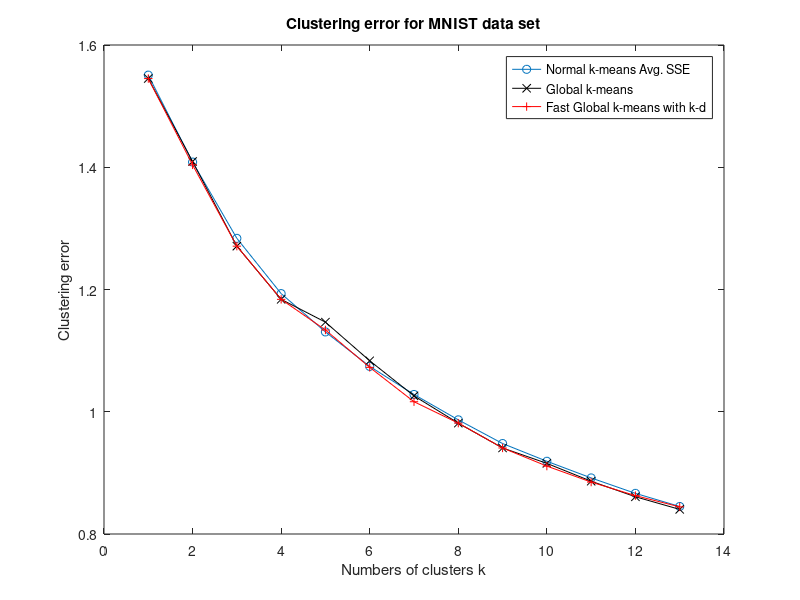
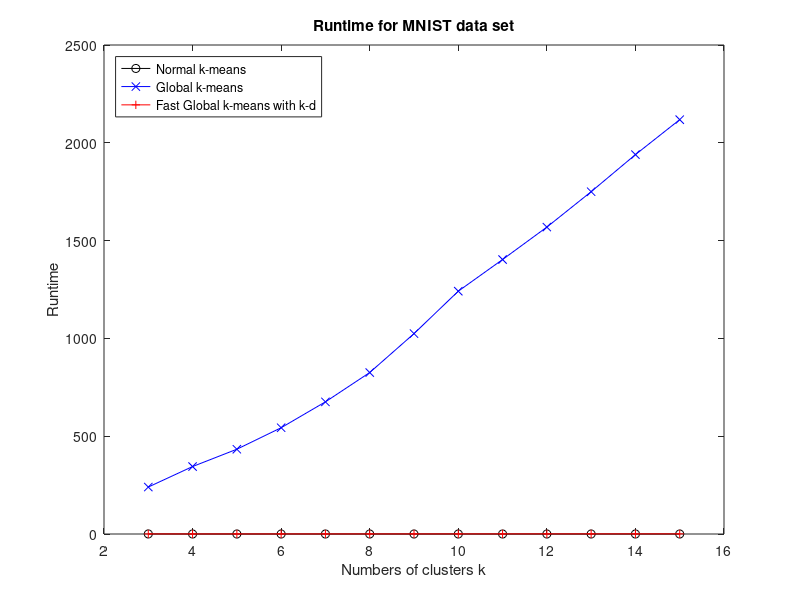
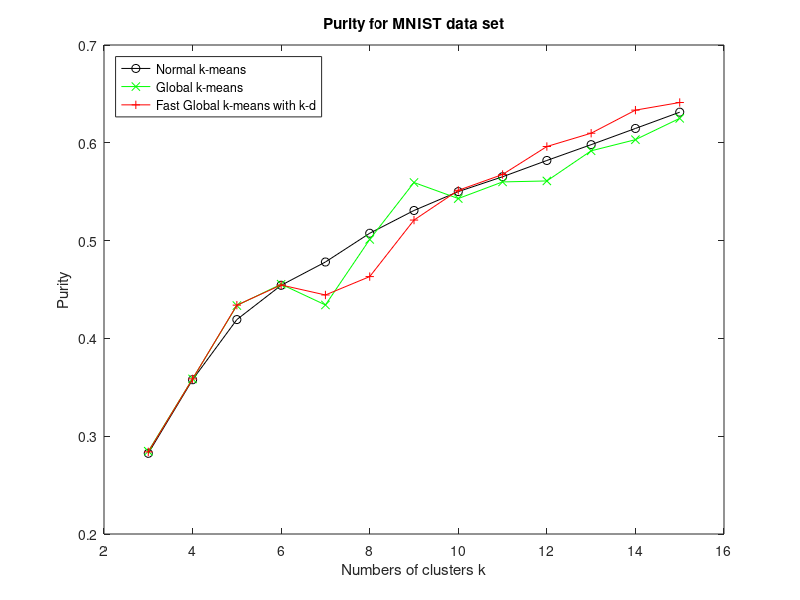
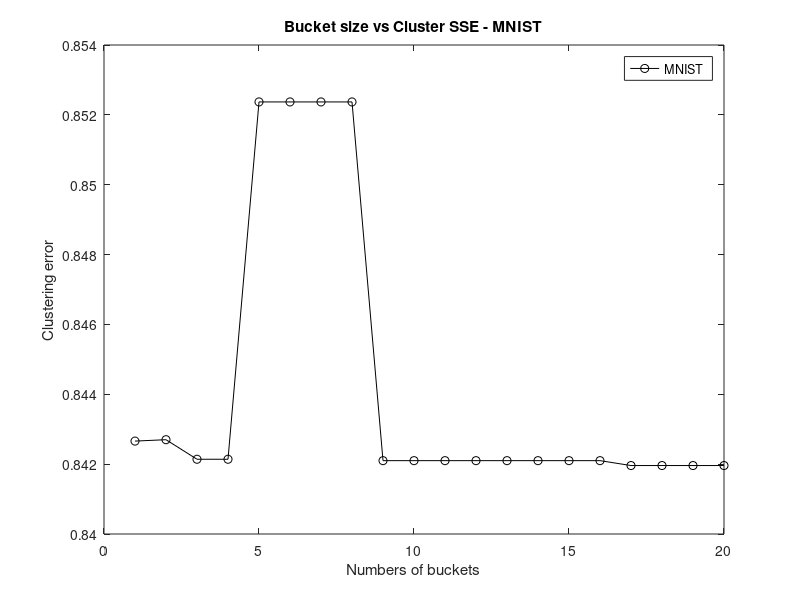

Write the MATLAB code that produced these figures, in order. (Note: this script raises an error after producing the figures.)
X = csvread('MNIST_normal_SSE.dat');
avgsse = csvread('MNIST_normal_avgSSE.dat');
sse = csvread('MNIST_SSE.dat');

for i=1:18
    clf(figure(i))
end

figure(1);
% boxplot(X(:,2),X(:,1))
% hold on
plot(avgsse(:,2), '-o')
hold on
plot(sse(:,3), '-kx')
hold on
plot(sse(:,4), '-r+');

title('Clustering error for MNIST data set');
xlabel(' Numbers of clusters k ') 
ylabel(' Clustering error ') 
legend('Normal k-means Avg. SSE','Global k-means','Fast Global k-means with k-d','Location','northeast')

runtime = csvread('MNIST_runtime.dat');
figure(2);
plot(runtime(:,1),runtime(:,2), '-ko');
hold on
plot(runtime(:,1),runtime(:,3), '-bx');
hold on
plot(runtime(:,1),runtime(:,4), '-r+');
hold on
title('Runtime for MNIST data set');
xlabel(' Numbers of clusters k ') 
ylabel(' Runtime ') 
legend('Normal k-means','Global k-means','Fast Global k-means with k-d','Location','northwest')

purity = csvread('MNIST_Purity.dat');
purity1 = csvread('MNIST_normal_avgPurity.dat');
figure(3);
plot(purity(:,1),purity1(:,2), '-ko');
hold on
plot(purity(:,1),purity(:,3), '-gx');
hold on
plot(purity(:,1),purity(:,4), '-r+');
hold on
title('Purity for MNIST data set');
xlabel(' Numbers of clusters k ') 
ylabel(' Purity ') 
legend('Normal k-means','Global k-means','Fast Global k-means with k-d','Location','northwest')

kdm = csvread('MNIST_KD.dat');
figure(4);
plot(kdm(:,1),kdm(:,2), '-ko')
title('Bucket size vs Cluster SSE - MNIST');
xlabel(' Numbers of buckets ') 
ylabel(' Clustering error ') 
legend('MNIST','Location','northeast')

seeds = csvread('MNIST_seeds.dat');
centroid1 = csvread('MNIST_centroid_1.dat');
centroid2 = csvread('MNIST_centroid_2.dat');
centroid3 = csvread('MNIST_centroid_3.dat');

figure(5);
plot(seeds(:,1),seeds(:,2),'g.',centroid1(:,1),centroid1(:,2),'k.',centroid1(:,1),centroid1(:,2),'kx');
title(' Centroid assignment for MNIST data set - normal k-means for k = 15 ');


figure(6);
plot(seeds(:,1),seeds(:,2),'g.',centroid2(:,1),centroid2(:,2),'k.',centroid2(:,1),centroid2(:,2),'kx');
title(' Centroid assignment for for MNIST data set - global k-means for k = 15 ');

figure(7);
plot(seeds(:,1),seeds(:,2),'g.',centroid3(:,1),centroid3(:,2),'k.',centroid3(:,1),centroid3(:,2),'kx');
title(' Centroid assignment for for MNIST data set - fast global k-means with k-d trees for k = 15 ');

% ---------------------------------
X = csvread('Overlapping_normal_SSE.dat');
avgsse = csvread('Overlapping_normal_avgSSE.dat');
sse = csvread('Overlapping_SSE.dat');

figure(8);
plot(avgsse(:,2), '-o')
hold on
plot(sse(:,3), '-kx')
hold on
plot(sse(:,4), '-r+');

title('Clustering error for Overlapping Gaussian data set');
xlabel(' Numbers of clusters k ') 
ylabel(' Clustering error ') 
legend('Normal k-means Avg. SSE','Global k-means','Fast Global k-means with k-d','Location','northeast')

runtime = csvread('Overlapping_runtime.dat');
figure(9);
plot(runtime(:,1),runtime(:,2), '-ko');
hold on
plot(runtime(:,1),runtime(:,3), '-bx');
hold on
plot(runtime(:,1),runtime(:,4), '-r+');
hold on
title('Runtime for Overlapping Gaussian data set');
xlabel(' Numbers of clusters k ') 
ylabel(' Runtime ') 
legend('Normal k-means','Global k-means','Fast Global k-means with k-d','Location','northwest')

seeds = csvread('Overlapping_seeds.dat');
centroid1 = csvread('Overlapping_centroid_1.dat');
centroid2 = csvread('Overlapping_centroid_2.dat');
centroid3 = csvread('Overlapping_centroid_3.dat');

figure(10);
plot(seeds(:,1),seeds(:,2),'g.',centroid1(:,1),centroid1(:,2),'k.',centroid1(:,1),centroid1(:,2),'kx');
title(' Centroid assignment for Overlapping Gaussian data set - normal k-means for k = 15 ');


figure(11);
plot(seeds(:,1),seeds(:,2),'g.',centroid2(:,1),centroid2(:,2),'k.',centroid2(:,1),centroid2(:,2),'kx');
title(' Centroid assignment for Overlapping Gaussian data set - global k-means for k = 15 ');

figure(12);
plot(seeds(:,1),seeds(:,2),'g.',centroid3(:,1),centroid3(:,2),'k.',centroid3(:,1),centroid3(:,2),'kx');
title(' Centroid assignment for Overlapping Gaussian data set - fast global k-means with k-d trees for k = 15 ');

% --------------------------------
X = csvread('Separate_normal_SSE.dat');
avgsse = csvread('Separate_normal_avgSSE.dat');
sse = csvread('Separate_SSE.dat');

figure(13);
plot(avgsse(:,2), '-o')
hold on
plot(sse(:,3), '-kx')
hold on
plot(sse(:,4), '-r+');

title('Clustering error for Well Separated Gaussian data set');
xlabel(' Numbers of clusters k ') 
ylabel(' Clustering error ') 
legend('Normal k-means Avg. SSE','Global k-means','Fast Global k-means with k-d','Location','northeast')

runtime = csvread('Separate_runtime.dat');
figure(14);
plot(runtime(:,1),runtime(:,2), '-ko');
hold on
plot(runtime(:,1),runtime(:,3), '-bx');
hold on
plot(runtime(:,1),runtime(:,4), '-r+');
hold on
title('Runtime for Separate Gaussian data set');
xlabel(' Numbers of clusters k ') 
ylabel(' Runtime ') 
legend('Normal k-means','Global k-means','Fast Global k-means with k-d','Location','northwest')

kdo = csvread('Overlapping_KD.dat');
kds = csvread('Separate_KD.dat');

figure(15);
plot(kdo(:,1), kdo(:,2), '-bx')
hold on
plot(kds(:,1),kds(:,2), '-r+');
title('Bucket size vs Cluster SSE - Overlapping, Separate Gaussian');
xlabel(' Numbers of buckets ') 
ylabel(' Clustering error ') 
legend('Overlapping','Separate','Location','northeast')

seeds = csvread('Separate_seeds.dat');
centroid1 = csvread('Separate_centroid_1.dat');
centroid2 = csvread('Separate_centroid_2.dat');
centroid3 = csvread('Separate_centroid_3.dat');

figure(16);
plot(seeds(:,1),seeds(:,2),'g.',centroid1(:,1),centroid1(:,2),'k.',centroid1(:,1),centroid1(:,2),'kx');
title(' Separate Gaussian data set - normal k-means for k = 15 ');


figure(17);
plot(seeds(:,1),seeds(:,2),'g.',centroid2(:,1),centroid2(:,2),'k.',centroid2(:,1),centroid2(:,2),'kx');
title(' Separate Gaussian data set - global k-means for k = 15 ');

figure(18);
plot(seeds(:,1),seeds(:,2),'g.',centroid3(:,1),centroid3(:,2),'k.',centroid3(:,1),centroid3(:,2),'kx');
title(' Separate Gaussian data set - fast global k-means with k-d trees for k = 15 ');